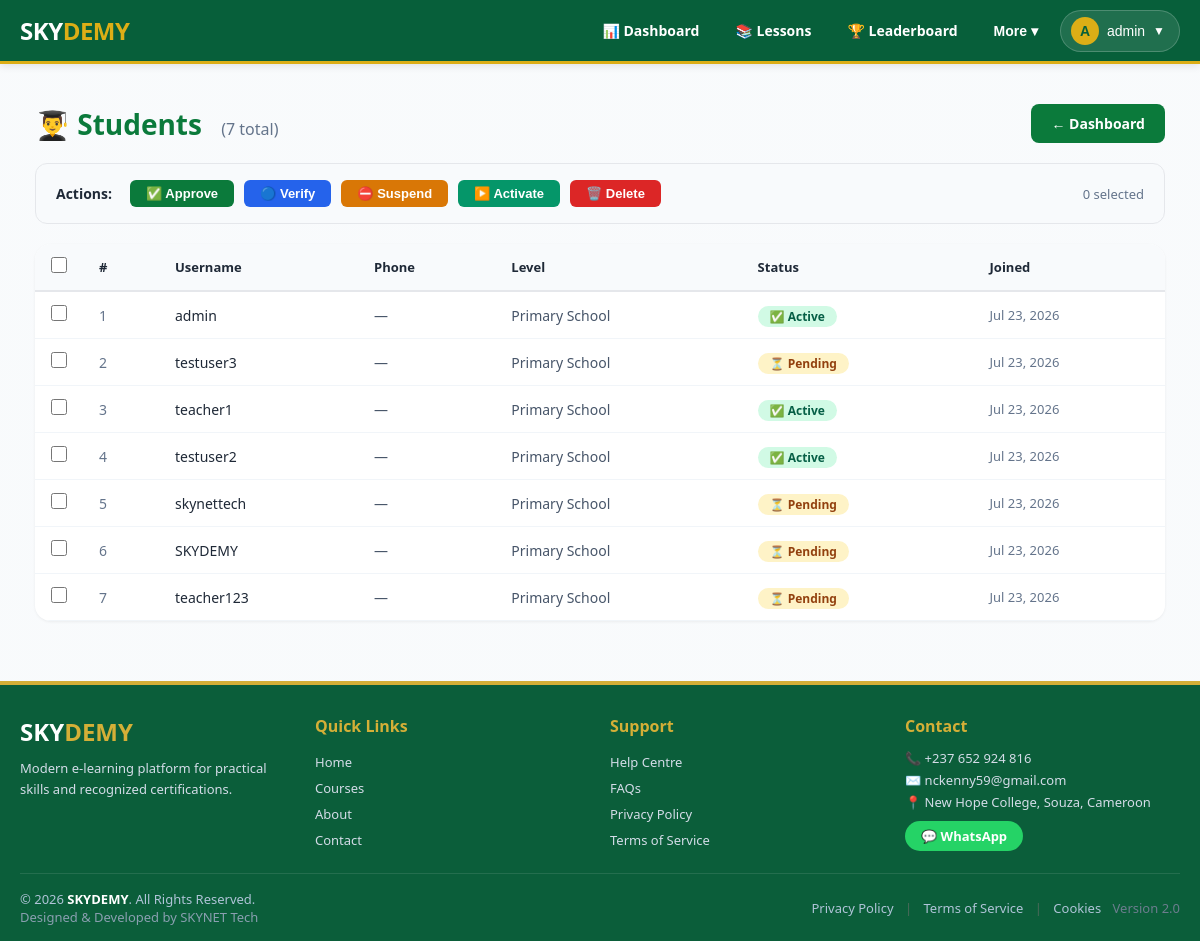
The app's page /students/ (signed in) with its own data.
### users/models.py (models this page shows, shortened)
class UserProfile(models.Model):
    ROLE_CHOICES = (
        ('learner', 'Learner'),
        ('teacher', 'Teacher'),
        ('admin', 'Admin'),
    )
    VERIFICATION_STATUS_CHOICES = (
        ('pending', 'Pending Review'),
        ('verified', 'Verified'),
        ('approved', 'Approved'),
        ('suspended', 'Suspended'),
    )
    LEVEL_CHOICES = (
        ('primary', 'Primary School'),
        ('secondary', 'Secondary School'),
        ('university', 'University / Higher Institution'),
        ('', 'Not set'),
    )
    user = models.OneToOneField(User, on_delete=models.CASCADE, related_name='profile')
    role = models.CharField(max_length=10, choices=ROLE_CHOICES, default='learner')
    bio = models.TextField(blank=True, default='')
    avatar = CloudinaryField('avatar', blank=True, null=True)
    level = models.CharField(max_length=10, choices=LEVEL_CHOICES, default='')
    date_of_birth = models.DateField(null=True, blank=True)
    address = models.TextField(blank=True, default='')
    full_name = models.CharField(
        max_length=200,
        blank=True,
        null=True,
        help_text="User's full name (e.g., CHE KENNETH)"
    )
    phone_number = models.CharField(
        max_length=20,
        blank=True,
        unique=True,
        null=True,
        help_text="WhatsApp number for login and notifications"
    )
    verification_status = models.CharField(max_length=10, choices=VERIFICATION_STATUS_CHOICES, default='pending')
    verification_notes = models.TextField(blank=True)
    is_premium = models.BooleanField(default=False)
    subscription_expiry = models.DateTimeField(null=True, blank=True)
    is_suspended = models.BooleanField(default=False)
    total_lessons_completed = models.IntegerField(default=0)
    rating = models.FloatField(default=0.0, validators=[MinValueValidator(0), MaxValueValidator(5)])
    joined_date = models.DateTimeField(auto_now_add=True)
    updated_at = models.DateTimeField(auto_now=True)

### dashboard/views.py (the view)
# urls.py: path('students/', student_list, name='student_list'),
@staff_member_required
def student_list(request):
    students = UserProfile.objects.filter(role='learner').select_related('user')
    return render(request, 'dashboard/student_list.html', {'students': students})

### dashboard/templates/dashboard/student_list.html (shortened to what this page needs)
{% extends "dashboard/base.html" %}
{% load static %}
{% block content %}
<div style="max-width: 1400px; margin: 0 auto; padding: 20px;">
    <div style="display: flex; justify-content: space-between; align-items: center; margin-bottom: 20px; flex-wrap: wrap; gap: 10px;">
        <h1 style="font-size: 28px; font-weight: 700; color: #0B7A3B;">
            👨‍🎓 Students
            <span style="font-size: 16px; font-weight: 400; color: #64748B; margin-left: 12px;">
                ({{ students.count }} total)
            </span>
        </h1>
        <div style="display: flex; gap: 10px; flex-wrap: wrap;">
            <a href="{% url 'admin:index' %}" style="background: #0B7A3B; color: #fff; padding: 10px 20px; border-radius: 8px; text-decoration: none; font-weight: 600; font-size: 14px;">
                ← Dashboard
            </a>
        </div>
    </div>
    <div style="background: #F8FAFC; border-radius: 12px; padding: 16px 20px; margin-bottom: 20px; display: flex; flex-wrap: wrap; align-items: center; gap: 10px; border: 1px solid #E5E7EB;">
        <span style="font-weight: 600; color: #1F2937; font-size: 14px; margin-right: 8px;">Actions:</span>
        <button onclick="batchAction('approve')" style="background: #0B7A3B; color: #fff; border: none; padding: 6px 16px; border-radius: 6px; font-weight: 600; font-size: 13px; cursor: pointer; transition: 0.2s;">
            ✅ Approve
        </button>
        <button onclick="batchAction('verify')" style="background: #2563EB; color: #fff; border: none; padding: 6px 16px; border-radius: 6px; font-weight: 600; font-size: 13px; cursor: pointer; transition: 0.2s;">
            🔵 Verify
        </button>
        <button onclick="batchAction('suspend')" style="background: #D97706; color: #fff; border: none; padding: 6px 16px; border-radius: 6px; font-weight: 600; font-size: 13px; cursor: pointer; transition: 0.2s;">
            ⛔ Suspend
        </button>
        <button onclick="batchAction('activate')" style="background: #059669; color: #fff; border: none; padding: 6px 16px; border-radius: 6px; font-weight: 600; font-size: 13px; cursor: pointer; transition: 0.2s;">
            ▶️ Activate
        </button>
        <button onclick="batchAction('delete')" style="background: #DC2626; color: #fff; border: none; padding: 6px 16px; border-radius: 6px; font-weight: 600; font-size: 13px; cursor: pointer; transition: 0.2s;">
            🗑️ Delete
        </button>
        <span id="selected-count" style="color: #64748B; font-size: 13px; margin-left: auto;">0 selected</span>
    </div>
    <form id="batch-form" method="post" action="{% url 'batch_student_action' %}">
        <div style="background: #fff; border-radius: 16px; box-shadow: 0 1px 3px rgba(0,0,0,0.06); overflow: auto;">
            <table style="width: 100%; border-collapse: collapse; min-width: 700px;">
                <thead style="background: #F8FAFC; border-bottom: 2px solid #E5E7EB;">
                    <tr>
                        <th style="padding: 12px 16px; text-align: left; width: 40px;">
                            <input type="checkbox" id="select-all" onchange="toggleAll(this)" style="width: 16px; height: 16px; cursor: pointer;">
                        </th>
                        <th style="padding: 12px 16px; text-align: left; font-weight: 600; color: #1F2937; font-size: 13px;">#</th>
                        <th style="padding: 12px 16px; text-align: left; font-weight: 600; color: #1F2937; font-size: 13px;">Username</th>
                        <th style="padding: 12px 16px; text-align: left; font-weight: 600; color: #1F2937; font-size: 13px;">Phone</th>
                        <th style="padding: 12px 16px; text-align: left; font-weight: 600; color: #1F2937; font-size: 13px;">Level</th>
                        <th style="padding: 12px 16px; text-align: left; font-weight: 600; color: #1F2937; font-size: 13px;">Status</th>
                        <th style="padding: 12px 16px; text-align: left; font-weight: 600; color: #1F2937; font-size: 13px;">Joined</th>
                    </tr>
                </thead>
                <tbody>
                    {% for student in students %}
                        <tr style="border-bottom: 1px solid #F1F5F9; transition: 0.2s;" onmouseenter="this.style.background='#F8FAFC'" onmouseleave="this.style.background='transparent'">
                            <td style="padding: 12px 16px;">
                                <input type="checkbox" name="selected_ids" value="{{ student.id }}" class="row-checkbox" onchange="updateSelectedCount()" style="width: 16px; height: 16px; cursor: pointer;">
                            </td>
                            <td style="padding: 12px 16px; color: #64748B; font-size: 14px;">{{ forloop.counter }}</td>
                            <td style="padding: 12px 16px; font-weight: 500; color: #1F2937; font-size: 14px;">
                                {{ student.user.username }}
                            </td>
                            <td style="padding: 12px 16px; color: #475569; font-size: 14px;">
                                {{ student.phone_number|default:"—" }}
                            </td>
                            <td style="padding: 12px 16px; color: #475569; font-size: 14px;">
                                {{ student.get_level_display|default:"Not set" }}
                            </td>
                            <td style="padding: 12px 16px;">
                                {% if student.is_suspended %}
                                    <span style="background: #FEE2E2; color: #991B1B; padding: 2px 12px; border-radius: 20px; font-size: 12px; font-weight: 600;">⛔ Suspended</span>
                                {% elif student.verification_status == "verified" or student.verification_status == "approved" %}
                                    <span style="background: #D1FAE5; color: #065F46; padding: 2px 12px; border-radius: 20px; font-size: 12px; font-weight: 600;">✅ Active</span>
                                {% else %}
                                    <span style="background: #FEF3C7; color: #92400E; padding: 2px 12px; border-radius: 20px; font-size: 12px; font-weight: 600;">⏳ Pending</span>
                                {% endif %}
                            </td>
                            <td style="padding: 12px 16px; color: #64748B; font-size: 13px;">
                                {{ student.joined_date|date:"M d, Y" }}
                            </td>
                        </tr>
                    {% empty %}
                        <tr>
                            <td colspan="7" style="padding: 60px 20px; text-align: center; color: #94A3B8; font-size: 16px;">
                                📭 No students registered yet.
                            </td>
                        </tr>
                    {% endfor %}
                </tbody>
            </table>
        </div>
    </form>
</div>
{% endblock %}

### dashboard/templates/dashboard/base.html (shortened to what this page needs)
<!DOCTYPE html>
<html>
<head>
</head>
<body class="skynet-theme">
    <header class="site-header">
        <a href="{% url 'home' %}" class="brand">
            <div class="logo-text">SKY<span>DEMY</span></div>
        </a>
        <nav class="primary-nav" id="primaryNav">
            {% if user.is_authenticated %}
                <a href="{% url 'dashboard' %}" {% if request.path == '/dashboard/' %}class="active"{% endif %}>📊 Dashboard</a>
                <a href="{% url 'lesson_list' %}" {% if '/courses/' in request.path %}class="active"{% endif %}>📚 Lessons</a>
                <a href="{% url 'leaderboard' %}" {% if '/leaderboard/' in request.path %}class="active"{% endif %}>🏆 Leaderboard</a>
                <div class="profile-dropdown" style="position:relative; display:inline-block;">
                    <button class="nav-dropdown-toggle" onclick="toggleMoreDropdown(event)">More ▾</button>
                </div>
                <div class="profile-dropdown">
                    <button class="profile-dropdown-toggle" onclick="toggleProfileDropdown(event)">
                        <span class="avatar-small">
                            {% if user.profile.avatar and user.profile.avatar.url %}
                                <img src="{{ user.profile.avatar.url }}" alt="{{ user.username }}" style="width:100%; height:100%; border-radius:50%; object-fit:cover;">
                            {% else %}
                                {{ user.username|slice:":1"|upper }}
                            {% endif %}
                        </span>
                        <span style="max-width:100px; overflow:hidden; text-overflow:ellipsis; white-space:nowrap;">{{ user.username }}</span>
                        <span style="font-size:12px;">▼</span>
                    </button>
                </div>
            {% else %}
                <a href="{% url 'login' %}" class="btn-login">🔑 Login</a>
                <a href="{% url 'register' %}" class="btn-register">📝 Register</a>
            {% endif %}
        </nav>
    </header>
    <div class="main-content">
        {% block content %}
        {% endblock %}
    </div>
    <footer class="site-footer">
        <div class="footer-grid">
            <div>
                <div style="display:flex; align-items:center; gap:8px; margin-bottom:10px;">
                    <span style="font-size:24px; font-weight:800; color:#fff;">SKY<span style="color:#D4AF37;">DEMY</span></span>
                </div>
                <p style="font-size:13px; color:#d4dce8; line-height:1.6;">Modern e-learning platform for practical skills and recognized certifications.</p>
            </div>
            <div>
                <h4>Quick Links</h4>
                <ul>
                    <li><a href="/">Home</a></li>
                    <li><a href="/courses/">Courses</a></li>
                    <li><a href="/about/">About</a></li>
                    <li><a href="/contact/">Contact</a></li>
                </ul>
            </div>
            <div>
                <h4>Support</h4>
                <ul>
                    <li><a href="#">Help Centre</a></li>
                    <li><a href="#">FAQs</a></li>
                    <li><a href="#">Privacy Policy</a></li>
                    <li><a href="#">Terms of Service</a></li>
                </ul>
            </div>
            <div>
                <h4>Contact</h4>
                <p style="font-size:13px; margin:4px 0; color:#d4dce8;">📞 +237 652 924 816</p>
                <p style="font-size:13px; margin:4px 0; color:#d4dce8;">✉️ nckenny59@gmail.com</p>
                <p style="font-size:13px; margin:4px 0; color:#d4dce8;">📍 New Hope College, Souza, Cameroon</p>
                <div style="margin-top:10px;">
                    <a href="https://whatsapp.com/channel/0029VbD3W1RIHphEmykn2h3H" target="_blank" style="display:inline-block; background:#25D366; color:#fff; padding:6px 16px; border-radius:30px; font-weight:600; font-size:13px; text-decoration:none;">💬 WhatsApp</a>
                </div>
            </div>
        </div>
        <div class="footer-bottom">
            <div>
                © 2026 <strong style="color:#fff;">SKYDEMY</strong>. All Rights Reserved.<br>
                <span style="color:#8a9fb0;">Designed & Developed by SKYNET Tech</span>
            </div>
            <div>
                <a href="#">Privacy Policy</a>
                <span style="margin:0 8px; color:#4a6a5a;">|</span>
                <a href="#">Terms of Service</a>
                <span style="margin:0 8px; color:#4a6a5a;">|</span>
                <a href="#">Cookies</a>
                <span style="margin-left:8px; color:#6c7d8e;">Version 2.0</span>
            </div>
        </div>
    </footer>
</body>
</html>

### records on screen
UserProfile: user.username "admin", phone_number "—", level "Primary School", is_suspended "✅ Active", joined_date "Jul 23, 2026"
UserProfile: user.username "testuser3", phone_number "—", level "Primary School", is_suspended "⏳ Pending", joined_date "Jul 23, 2026"
UserProfile: user.username "teacher1", phone_number "—", level "Primary School", is_suspended "✅ Active", joined_date "Jul 23, 2026"
UserProfile: user.username "testuser2", phone_number "—", level "Primary School", is_suspended "✅ Active", joined_date "Jul 23, 2026"
UserProfile: user.username "skynettech", phone_number "—", level "Primary School", is_suspended "⏳ Pending", joined_date "Jul 23, 2026"
UserProfile: user.username "SKYDEMY", phone_number "—", level "Primary School", is_suspended "⏳ Pending", joined_date "Jul 23, 2026"
UserProfile: user.username "teacher123", phone_number "—", level "Primary School", is_suspended "⏳ Pending", joined_date "Jul 23, 2026"

### other values on screen
{{ user.username|slice:":1"|upper }} "A"
{{ user.username }} "admin"
{{ students.count }} "7"
